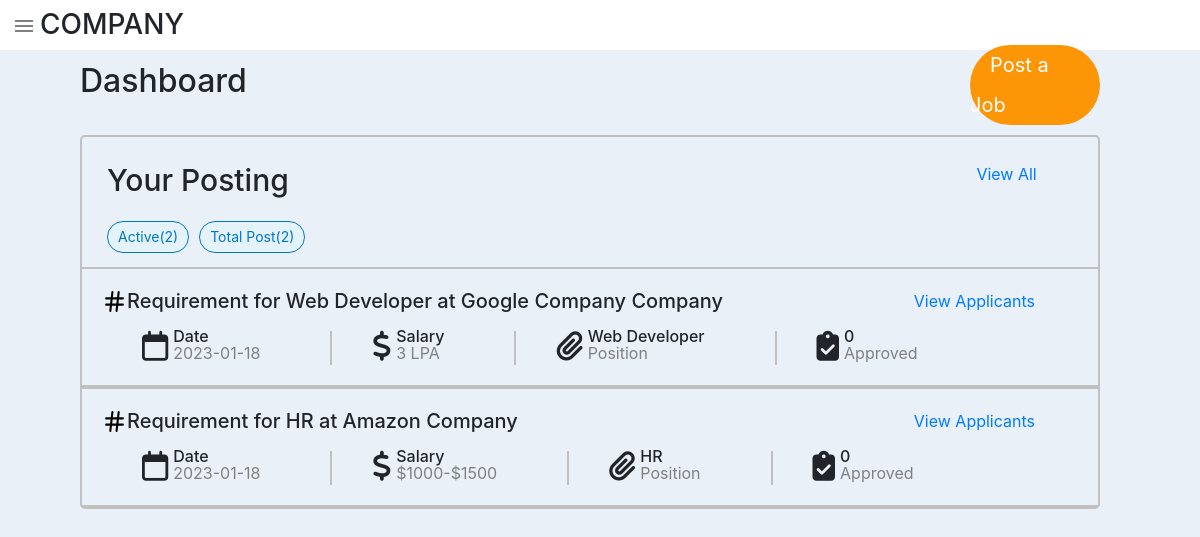
The app's page /recruiter_dashboard.php (signed in) with its own data.
### tables this page shows
CREATE TABLE `jobpost_details` (
  `Id` int(10) NOT NULL,
  `Posted_on` date NOT NULL DEFAULT current_timestamp(),
  `Company_name` varchar(255) NOT NULL,
  `Position` varchar(255) NOT NULL,
  `Skills` varchar(255) NOT NULL,
  `CTC` varchar(50) NOT NULL,
  `Job_Description` longtext NOT NULL,
  `Recruiter_Id` varchar(255) NOT NULL,
  `Job_Id` varchar(255) NOT NULL
);

### recruiter_dashboard.php (the view, shortened to what this page needs)
<?php
include 'config.php';
    $recruiter_id = $_SESSION['recruiter_id'];
    $search_query = "SELECT * FROM `jobpost_details` WHERE `Recruiter_Id` = '$recruiter_id' ";
    $result = mysqli_query($connection, $search_query);
?>
<!DOCTYPE html>
<html lang="en">
  <head>
    <link rel="stylesheet" href="https://cdn.jsdelivr.net/npm/bootstrap@4.3.1/dist/css/bootstrap.min.css">
    <link rel="stylesheet" href="./css/portal.css?<?php echo time(); ?>"/>
  </head>
  <body>
    <section>
      <div class="admin_dashboard">
        <div class="dashboard_header">
          <div class="head_nav shift_header" id="jsshift">
            <div class="toggle_btn" onclick="toggle_nav()">
              <span class="hamburger" id="jstoggle_shift"></span>
            </div>
            <h3 class="logo">COMPANY</h3>
          </div>
        </div>
        <div class="admin_page" id="jsshift_dash">
          <div class="admin_links">
            <div class="current_page"><h2>Dashboard</h2></div>
            <div class="posting_btn"><a href="job_posting.php">Post a Job</a></div>
          </div>
          <div class="post_content">
            <div class="list_header">
              <div class="list_row1">
                  <h2>Your Posting</h2>
                  <a href="#view-all">View All</a>
              </div>
              <div class="list_row2">
                <div class="active_status"><a>Active(<?php echo mysqli_num_rows($result) ?>)</a></div>
                <div class="recent_status"><a>Total Post(<?php echo mysqli_num_rows($result) ?>)</a></div>
              </div>
            </div>
            <?php
              if(mysqli_num_rows($result) == 0){
                echo '<div class="post_list">
                      <div class="post_title text-center"><h2 style="margin: auto;">NO POST YET</h2></div>
                      </div>';
                    }
                else{
                while($data = mysqli_fetch_assoc($result)) {
                  $job_name = $data['Position'];
            ?>
                <div class="post_list">
                      <div class="post_title"><h5>Requirement for <?php echo $data['Position']; ?> at <?php echo $data['Company_name']; ?> Company</h5> <?php echo '<a style="position:absolute; right:65px; text-decoration:none;" href="applicant_list.php?job_name='.$job_name.'">View Applicants</a>';?></div>
                      <div class="post_details">
                        <div class="post_date">
                          <i class="fa-regular fa-calendar"></i>
                          <div class="div_align">
                            <h6>Date</h6>
                            <span><?php echo $data['Posted_on']; ?></span>
                          </div>
                        </div>
                        <span class="line"></span>
                        <div class="post_salary">
                          <i class="fa-solid fa-dollar-sign"></i>
                          <div class="div_align">
                            <h6>Salary</h6>
                            <span><?php echo $data['CTC']; ?></span>
                          </div>
                        </div>
                        <span class="line"></span>
                        <div class="post_applicants">
                          <i class="fa-solid fa-paperclip"></i>
                          <div class="div_align">
                            <h6><?php echo $data['Position']; ?></h6>
                            <span>Position</span>
                          </div>
                        </div>
                        <span class="line"></span>
                        <div class="post_applied">
                          <i class="fa-solid fa-clipboard-check"></i>
                          <div class="div_align">
                            <h6>0</h6>
                            <span>Approved</span>
                          </div>
                        </div>
                      </div>
                    </div>
            <?php
                }}
            ?>
          </div>
        </div>
      </div>
    </section>
  </body>
</html>

### css/portal.css (style rules this page uses)
* { box-sizing: border-box; margin: 0; padding: 0; }
body { display: flex; background-color: #E9F0F8; width: 100vw; height: 100vh; }
body section { width: 100vw; height: 100vh; }
body section .admin_dashboard { display: flex; flex-direction: column; width: 100vw; height: 100%; }
.dashboard_header { width: 100%; }
.head_nav { display: flex; align-items: center; width: 100%; height: 50px; background: #FFFFFF; transition: all 0.5s ease-in-out; }
.admin_dashboard h3 { margin: 0; }
.shift_header { width: 100vw; }
.head_nav .toggle_btn { width: 30px; height: 20px; position: relative; margin: 0px 0px 0px 10px; cursor: pointer; }
.head_nav .toggle_btn .hamburger { width: 18px; height: 2px; margin: 10px 5px; background-color: grey; position: absolute; cursor: pointer; }
.head_nav .toggle_btn .hamburger::before, .head_nav .toggle_btn .hamburger::after { content: ""; width: 18px; height: 2px; background-color: grey; position: absolute; transition: all 0.5s ease-in-out; }
.head_nav .toggle_btn .hamburger::before { transform: translateY(-5px); }
.head_nav .toggle_btn .hamburger::after { transform: translateY(5px); }
.admin_dashboard .admin_page { display: flex; flex-direction: column; width: 85%; height: 100vh; transition: all 0.5s ease-in-out; position: absolute; top: 65px; right: 100px; }
.admin_dashboard .admin_links { display: flex; width: 100%; height: 40px; align-items: center; position: relative; }
.admin_dashboard .admin_links .current_page { width: 80%; }
.admin_dashboard .admin_links .posting_btn { width: 130px; background-color: aquamarine; border-radius: 50px; position: absolute; right: 0px; background-color: #FC9606; }
.admin_dashboard .admin_links .posting_btn a { line-height: 40px; font-size: 20px; text-decoration: none; padding: 20px; color: white; }
.admin_dashboard .post_content { border: 2px solid silver; margin-top: 30px; height: auto; border-radius: 5px; }
.admin_dashboard .post_content .list_header { height: 120px; margin-bottom: 10px; }
.admin_dashboard .post_content .list_header .list_row1 { display: flex; padding: 25px 25px 15px 25px; }
.admin_dashboard .post_content .list_header h2 { width: 90%; font-size: 30px; }
.admin_dashboard .post_content .list_header a { text-decoration: none; }
.admin_dashboard .post_content .list_header .list_row2 { display: flex; padding: 0px 25px; }
.admin_dashboard .post_content .list_header .list_row2 .active_status { margin-right: 10px; background-color: #E4F3FA; border:1px solid #0076C8; border-radius: 50px; }
.admin_dashboard .post_content .list_header .list_row2 .recent_status { background-color: #E4F3FA; border:1px solid #0076C8; border-radius: 40px; }
.admin_dashboard .post_content .list_header .list_row2 a { font-size: 14px; line-height: 30px; text-decoration: none; padding: 10px; color: #0076C8; }
.admin_dashboard .post_content .post_list { border-top:2px solid silver; border-bottom:2px solid silver; padding: 20px; }
.admin_dashboard .post_content .post_list .post_title { display: flex; margin-bottom: 10px; }
.admin_dashboard .post_content .post_list .post_details { display: flex; }
.admin_dashboard .post_content .post_list .post_details .post_date, .post_salary, .post_applicants, .post_applied { display: flex; padding-right: 70px; margin-left: 40px; }
.admin_dashboard .post_content .post_list .post_details .div_align { margin-left: 5px; display: flex; flex-direction: column; }
.admin_dashboard .post_content .post_list .post_details i { font-size: 30px; }
.admin_dashboard .post_content .post_list .post_details h6 { line-height: 10px; margin: 0px; }
.admin_dashboard .post_content .post_list .post_details .line { width: 2px; height: auto; background-color: silver; }
.admin_dashboard .post_content .post_list .post_details span { color: grey; }

### records on screen
jobpost_details: Position "Web Developer", Company_name "Google Company", Posted_on "2023-01-18", CTC "3 LPA"
jobpost_details: Position "HR", Company_name "Amazon", Posted_on "2023-01-18", CTC "$1000-$1500"

### other values on screen
mysqli_num_rows($result) "2"
